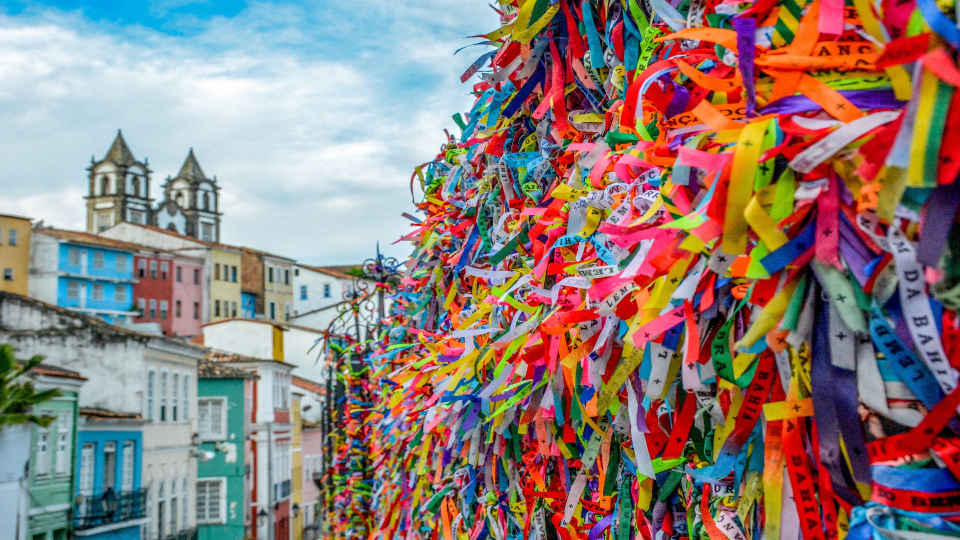
#> input picture VC - Mod01/VC_M1A5 - Operações Básicas em Imagens/bahia.jpeg, 1920 x 1080 px (shown at 1/2 size)
$ jupyter execute --allow-errors 'VC_M1A5 - Operações Básicas em Imagens.ipynb'   (shell and % lines are left out)
#> lines starting #> are read from the running program, lines starting #| are printed output that depends on the picture
# M1A5 - Operações Básicas em Imagens

Na aula de hoje iremos continuar explorando algumas operações da [OpenCV](https://opencv.org/)

Esse notebook está estruturado da seguinte forma.

- Introdução
- Transformações de imagens (recorte, translação e rotação)
- Funções utilitárias de desenhos
- Próximos passos
- Atividade Complementares

## Introdução

Instalação para os que ainda não possuem a biblioteca instalada.

Importar as bibliotecas e Ler Imagens do Disco

[cell 1]
import numpy as np
import matplotlib.pyplot as plt
import cv2

[cell 2]
# TODO Atualize o path da imagem.
image = cv2.imread("./bahia.jpeg")
#> image is the input picture: shape (1080, 1920, 3); mean B, G, R 121.8, 126.2, 143
plt.imshow(cv2.cvtColor(image, cv2.COLOR_BGR2RGB))

## Transformações de Imagens

Nessa prática iremos ver como realizar transformações simples mas extremamente úteis em imagens utilizando OpenCV.

[cell 3]
crop = image[0:500, 0:500]
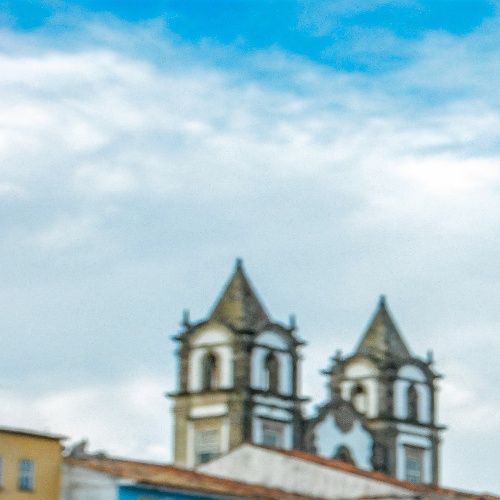
#> crop: shape (500, 500, 3); mean B, G, R 209.8, 199.6, 168.7
fig, axes = plt.subplots(nrows=1, ncols=2, figsize=(10, 8))
axes[0].imshow(cv2.cvtColor(image, cv2.COLOR_BGR2RGB))
axes[1].imshow(cv2.cvtColor(crop, cv2.COLOR_BGR2RGB))
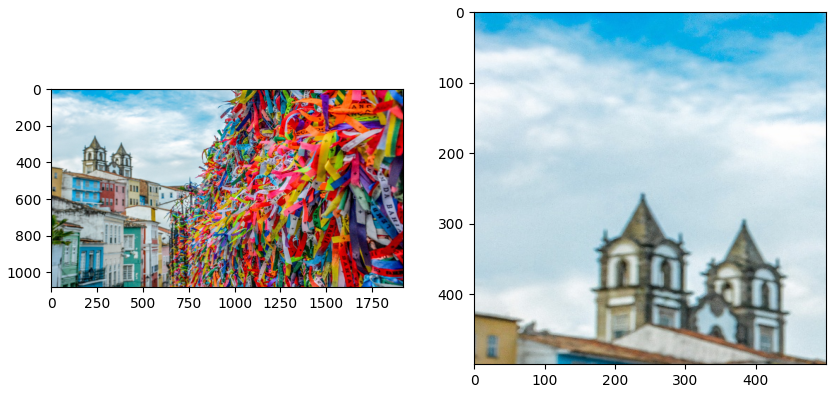
#> figure drawn by matplotlib, 2 panels

[cell 4]
# Dimensões da imagem original.
height, width = image.shape[:2]
#> height = 1080; width = 1920

# Matriz de translação.
translation_x, translation_y = 800, 400
translation_matrix = np.float32([
    [1, 0, translation_x],
    [0, 1, translation_y]
])

# Aplicando a matriz de transformação na imagem.
translated = cv2.warpAffine(image, translation_matrix, (width, height))
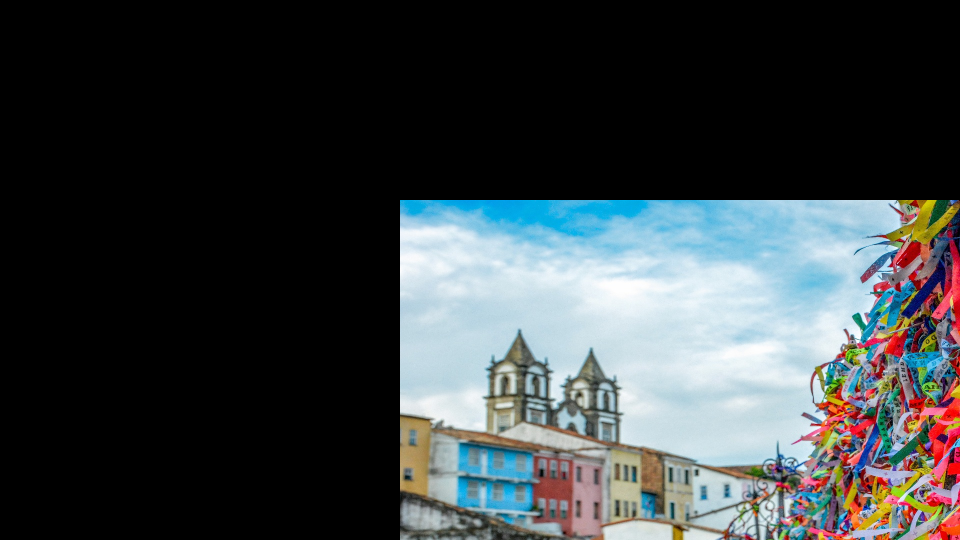
#> translated: shape (1080, 1920, 3) (shown at 1/2 size); mean B, G, R 65.8, 63.9, 58.7

# Visualizando os resultados.
fig, axes = plt.subplots(nrows=1, ncols=2, figsize=(10, 8))
axes[0].imshow(cv2.cvtColor(image, cv2.COLOR_BGR2RGB))
axes[1].imshow(cv2.cvtColor(translated, cv2.COLOR_BGR2RGB))
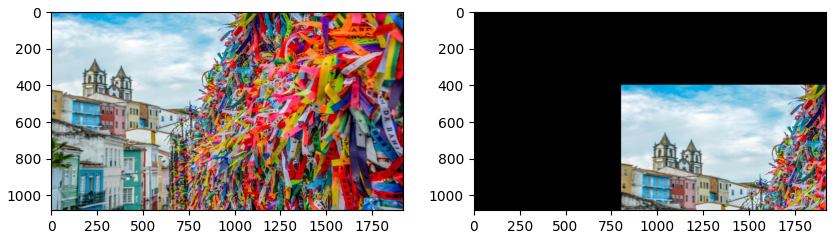
#> figure drawn by matplotlib, 2 panels

[cell 5]
# Dimensões da imagem original.
height, width = image.shape[:2]

# Definindo o centro da rotação.
center = (width // 2, height // 2)
#> center = (960, 540)

# Define o ângulo de rotação.
angle = 45  # Rotacionar por 45 graus.

# Define uma operação de escala da imagem.
scale = 1.0  # Sem escala.

# Deriva a matriz de rotação
rotation_matrix = cv2.getRotationMatrix2D(center, angle, scale)

# Aplica a matriz de transformação na imagem.
rotated = cv2.warpAffine(image, rotation_matrix, (width, height))
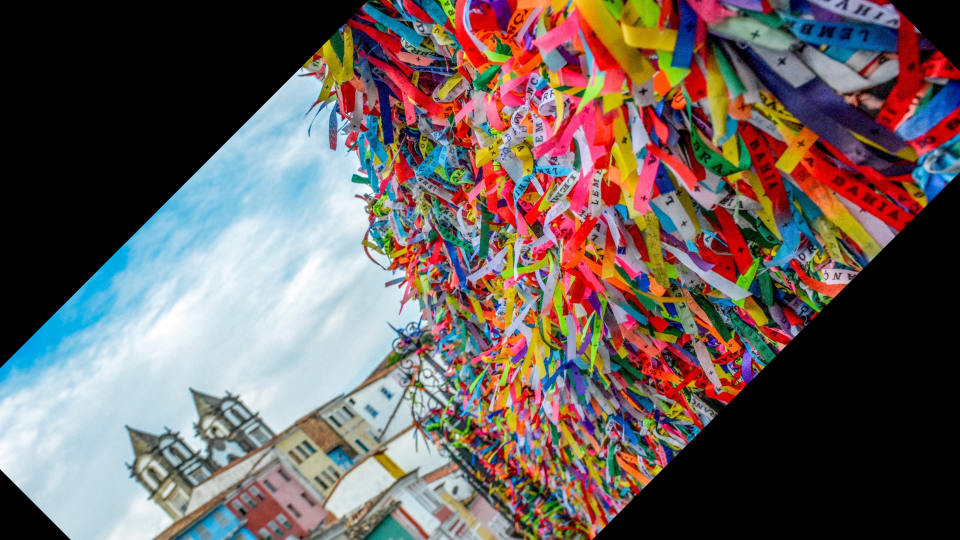
#> rotated: shape (1080, 1920, 3) (shown at 1/2 size); mean B, G, R 92.9, 95.4, 107

# Visualizando os resultados.
fig, axes = plt.subplots(nrows=1, ncols=2, figsize=(10, 8))
axes[0].imshow(cv2.cvtColor(image, cv2.COLOR_BGR2RGB))
axes[1].imshow(cv2.cvtColor(rotated, cv2.COLOR_BGR2RGB))
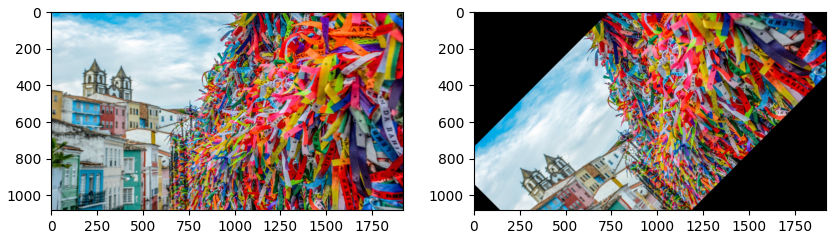
#> figure drawn by matplotlib, 2 panels

## Funções utilitárias de Desenhos

Agora iremos ver como desenhar padrões nas imagens usando OpenCV.

[cell 6]
image_draw = cv2.rectangle(image, (100,200), (500,500), (0,0,255), 5)
plt.imshow(cv2.cvtColor(image_draw, cv2.COLOR_BGR2RGB))
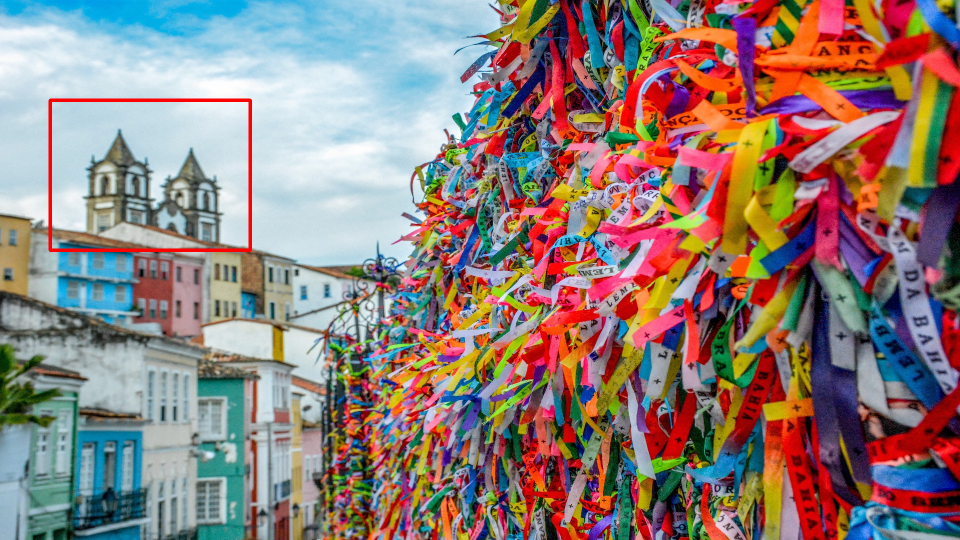
#> shown: shape (1080, 1920, 3) (shown at 1/2 size); mean R, G, B 143.3, 125.3, 120.8
